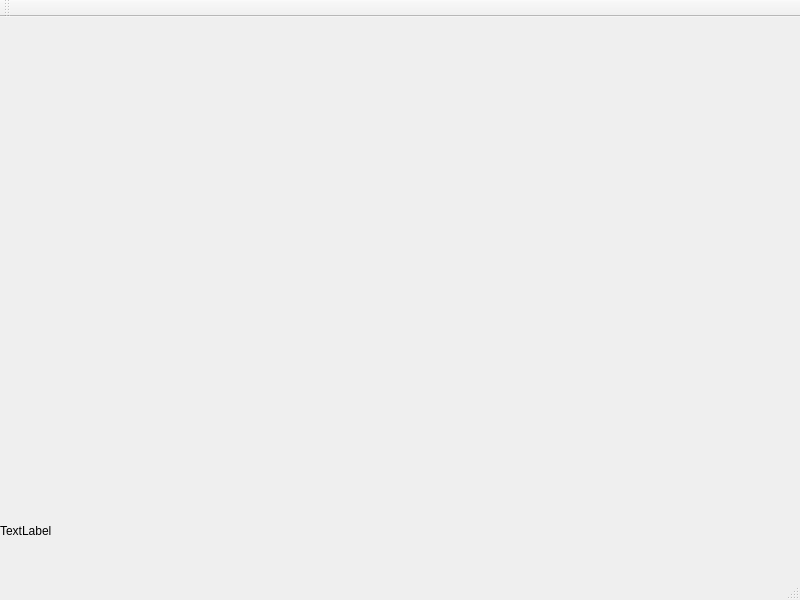
<?xml version="1.0" encoding="UTF-8"?>
<ui version="4.0">
 <class>MainWindow</class>
 <widget class="QMainWindow" name="MainWindow">
  <property name="geometry">
   <rect>
    <x>0</x>
    <y>0</y>
    <width>800</width>
    <height>600</height>
   </rect>
  </property>
  <property name="windowTitle">
   <string>MainWindow</string>
  </property>
  <widget class="QWidget" name="centralwidget">
   <widget class="QWidget" name="verticalLayoutWidget">
    <property name="geometry">
     <rect>
      <x>-1</x>
      <y>-1</y>
      <width>801</width>
      <height>491</height>
     </rect>
    </property>
    <layout class="QVBoxLayout" name="verticalLayout"/>
   </widget>
   <widget class="QWidget" name="verticalLayoutWidget_2">
    <property name="geometry">
     <rect>
      <x>0</x>
      <y>490</y>
      <width>801</width>
      <height>31</height>
     </rect>
    </property>
    <layout class="QVBoxLayout" name="verticalLayout_5">
     <item alignment="Qt::AlignBottom">
      <widget class="QLabel" name="label">
       <property name="text">
        <string>TextLabel</string>
       </property>
      </widget>
     </item>
    </layout>
   </widget>
  </widget>
  <widget class="QStatusBar" name="statusbar"/>
  <widget class="QToolBar" name="toolBar">
   <property name="windowTitle">
    <string>toolBar</string>
   </property>
   <attribute name="toolBarArea">
    <enum>TopToolBarArea</enum>
   </attribute>
   <attribute name="toolBarBreak">
    <bool>false</bool>
   </attribute>
  </widget>
  <action name="actionreadVectorLayer">
   <property name="text">
    <string>readVectorLayer</string>
   </property>
   <property name="toolTip">
    <string>open</string>
   </property>
  </action>
  <action name="actionFeatureCheck">
   <property name="text">
    <string>FeatureCheck</string>
   </property>
  </action>
  <action name="actionPan">
   <property name="text">
    <string>Pan</string>
   </property>
  </action>
  <action name="actionfeatureSelect">
   <property name="text">
    <string>featureSelect</string>
   </property>
  </action>
  <action name="actionfill">
   <property name="text">
    <string>fill</string>
   </property>
  </action>
 </widget>
 <resources/>
 <connections/>
</ui>
